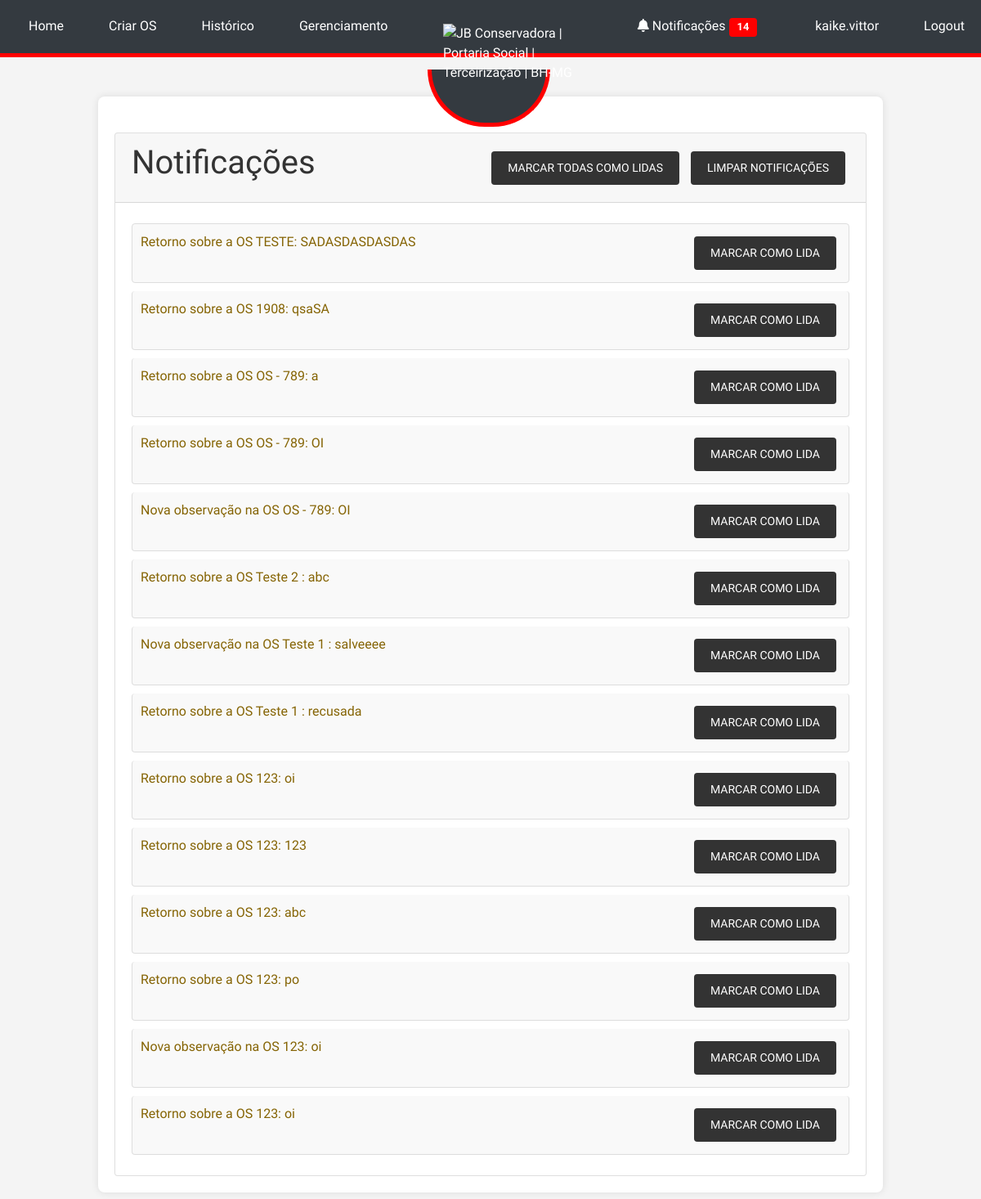
The app's page /notifications (signed in) with its own data.
### tables this page shows
CREATE TABLE users (
            id INTEGER PRIMARY KEY AUTOINCREMENT,
            username TEXT NOT NULL UNIQUE,
            password TEXT NOT NULL,
            email TEXT NOT NULL UNIQUE,
            phone TEXT NOT NULL,
            sector TEXT NOT NULL
        );

CREATE TABLE notifications (
            id INTEGER PRIMARY KEY AUTOINCREMENT,
            user_id INTEGER,
            message TEXT,
            is_read INTEGER DEFAULT 0,
            created_at TEXT, os_id INTEGER,
            FOREIGN KEY(user_id) REFERENCES users(id)
        );

### app.py (the view)
    @app.route('/notifications')
    @login_required
    def notifications():
        try:
            conn = sqlite3.connect('site.db')
            c = conn.cursor()
            c.execute('SELECT * FROM notifications WHERE user_id = ? ORDER BY created_at DESC', (current_user.id,))
            notifications = c.fetchall()
            conn.close()
            return render_template('notifications.html', notifications=notifications)
        except Exception as e:
            app.logger.error(f"Erro ao carregar notificações: {e}")
            flash('Ocorreu um erro ao carregar as notificações.')
            return redirect(url_for('index'))

### templates/notifications.html
{% extends "base.html" %}
{% block content %}
  <div class="card mt-4">
    <div class="card-header d-flex justify-content-between align-items-center">
      <h1 class="card-title">Notificações</h1>
      <div>
        <a href="{{ url_for('mark_all_as_read') }}" class="btn btn-primary btn-sm">Marcar todas como lidas</a>
        <a href="{{ url_for('clear_notifications') }}" class="btn btn-danger btn-sm">Limpar notificações</a>
      </div>
    </div>
    <div class="card-body">
      <ul class="list-group">
        {% for notification in notifications %}
          <li class="list-group-item {% if not notification[3] %}list-group-item-warning{% endif %}">
            {{ notification[2] }}
            {% if not notification[3] %}
              <a href="{{ url_for('mark_as_read', notification_id=notification[0]) }}" class="btn btn-sm btn-primary float-right ml-2">Marcar como lida</a>
            {% endif %}
          </li>
        {% endfor %}
      </ul>
    </div>
  </div>
{% endblock %}

### templates/base.html (shortened to what this page needs)
<!DOCTYPE html>
<html lang="en">
<head>
    <link rel="stylesheet" href="https://stackpath.bootstrapcdn.com/bootstrap/4.5.2/css/bootstrap.min.css">
    <link rel="stylesheet" href="{{ url_for('static', filename='style.css') }}">
    <link rel="stylesheet" href="https://cdnjs.cloudflare.com/ajax/libs/font-awesome/5.15.3/css/all.min.css">
</head>
<body>
    {% if request.endpoint != 'login' %}
    <div class="navbar">
        <div class="navbar-left">
            <a href="{{ url_for('index') }}" class="menu-item">Home</a>
            {% if current_user.is_authenticated %}
                {% if current_user.sector in ['COMERCIAL', 'ADMIN'] %}
                    <a href="{{ url_for('create_os') }}" class="menu-item">Criar OS</a>
                {% endif %}
                <a href="{{ url_for('history') }}" class="menu-item">Histórico</a>
                {% if current_user.username == 'kaike.vittor' %}
                    <a href="{{ url_for('manage') }}" class="menu-item">Gerenciamento</a>
                {% endif %}
            {% else %}
                <a href="{{ url_for('login') }}" class="menu-item">Login</a>
            {% endif %}
        </div>
        <div class="logo-container">
            <img src="https://jbconservadora.com.br/wp-content/uploads/2020/09/logo-final-jb.png" alt="JB Conservadora | Portaria Social | Terceirização | BH-MG" class="logo">
        </div>
        <div class="navbar-right">
            {% if current_user.is_authenticated %}
                <a href="{{ url_for('notifications') }}" class="menu-item mr-3">
                    <i class="fas fa-bell"></i> Notificações
                    {% if g.unread_notifications_count > 0 %}
                        <span class="badge badge-danger">{{ g.unread_notifications_count }}</span>
                    {% endif %}
                </a>
                <a class="menu-item">{{ current_user.username }}</a>
                <a href="{{ url_for('logout') }}" class="menu-item">Logout</a>
            {% endif %}
        </div>
    </div>
    {% endif %}
    <div class="container mt-5">
        {% block content %}{% endblock %}
    </div>
</body>
</html>

### static/style.css (style rules this page uses)
body { font-family: 'Roboto', sans-serif; background-color: #f4f4f4; margin: 0; padding: 0; padding-top: 70px; display: flex; flex-direction: column; align-items: center; justify-content: flex-start; min-height: 100vh; color: #333; }
.container { width: 80%; max-width: 1200px; margin: 20px auto; padding: 20px; background: #fff; box-shadow: 0 0 10px rgba(0, 0, 0, 0.1); border-radius: 8px; }
.navbar { width: 100%; background-color: #333; padding: 10px; display: flex; justify-content: space-between; align-items: center; border-bottom: 5px solid red; position: fixed; top: 0; z-index: 1000; }
.navbar a { color: white; padding: 10px 20px; text-decoration: none; }
h1, h3 { color: #333; text-align: center; }
button, .btn { background-color: #333; color: white; border: none; padding: 10px 20px; margin: 5px; cursor: pointer; border-radius: 4px; text-transform: uppercase; }
.list-group { list-style: none; padding: 0; }
.list-group-item { padding: 10px; margin: 5px 0; background-color: #f9f9f9; border: 1px solid #ddd; border-radius: 4px; }
.badge { padding: 5px 10px; border-radius: 4px; font-size: 0.8em; }
.badge-danger { background-color: red; color: white; }

### templates/base.html (style rules this page uses)
.navbar { position: fixed; top: 0; width: 100%; background-color: #343a40; color: #ffffff; z-index: 1000; padding: 10px 0; }
.navbar .navbar-left, .navbar .navbar-right { display: flex; align-items: center; }
.navbar .navbar-left { flex: 1; justify-content: flex-start; }
.navbar .navbar-right { flex: 1; justify-content: flex-end; }
.navbar .menu-item { margin-left: 15px; color: #ffffff; text-decoration: none; }
.logo-container { position: absolute; top: 100%; left: 52%; transform: translate(-50%, -50%); width: 180px; height: auto; }
.logo-container::before { content: ''; position: absolute; width: 150px; height: 70px; border: 5px solid red; border-top: none; border-bottom-left-radius: 75px; border-bottom-right-radius: 75px; top: 56px; left: -6%; background-color: #343a40; z-index: -1; }
.logo { position: relative; left: 8px; width: 60%; }
.container { margin-top: 70px; }
body { font-family: 'Comfortaa', sans-serif; }

### records on screen
users: username "kaike.vittor"
notifications: message "Retorno sobre a OS TESTE: SADASDASDASDAS"
notifications: message "Retorno sobre a OS 1908: qsaSA"
notifications: message "Retorno sobre a OS OS - 789: a"
notifications: message "Retorno sobre a OS OS - 789: OI"
notifications: message "Nova observação na OS OS - 789: OI"
notifications: message "Retorno sobre a OS Teste 2 : abc"
notifications: message "Nova observação na OS Teste 1 : salveeee"
notifications: message "Retorno sobre a OS Teste 1 : recusada"
notifications: message "Retorno sobre a OS 123: oi"
notifications: message "Retorno sobre a OS 123: 123"
notifications: message "Retorno sobre a OS 123: abc"
notifications: message "Retorno sobre a OS 123: po"
notifications: message "Nova observação na OS 123: oi"
notifications: message "Retorno sobre a OS 123: oi"

### other values on screen
{{ g.unread_notifications_count }} "14"
